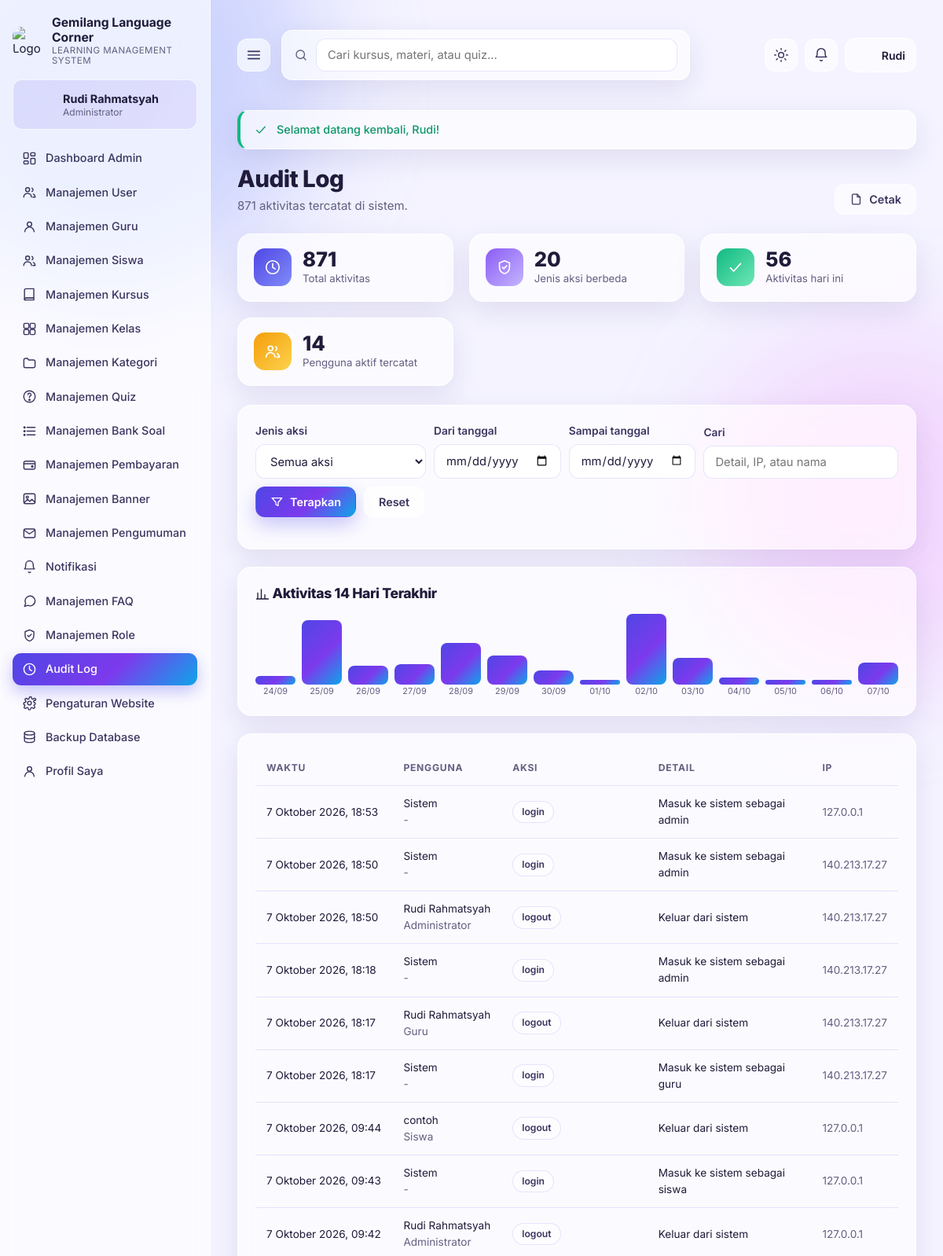
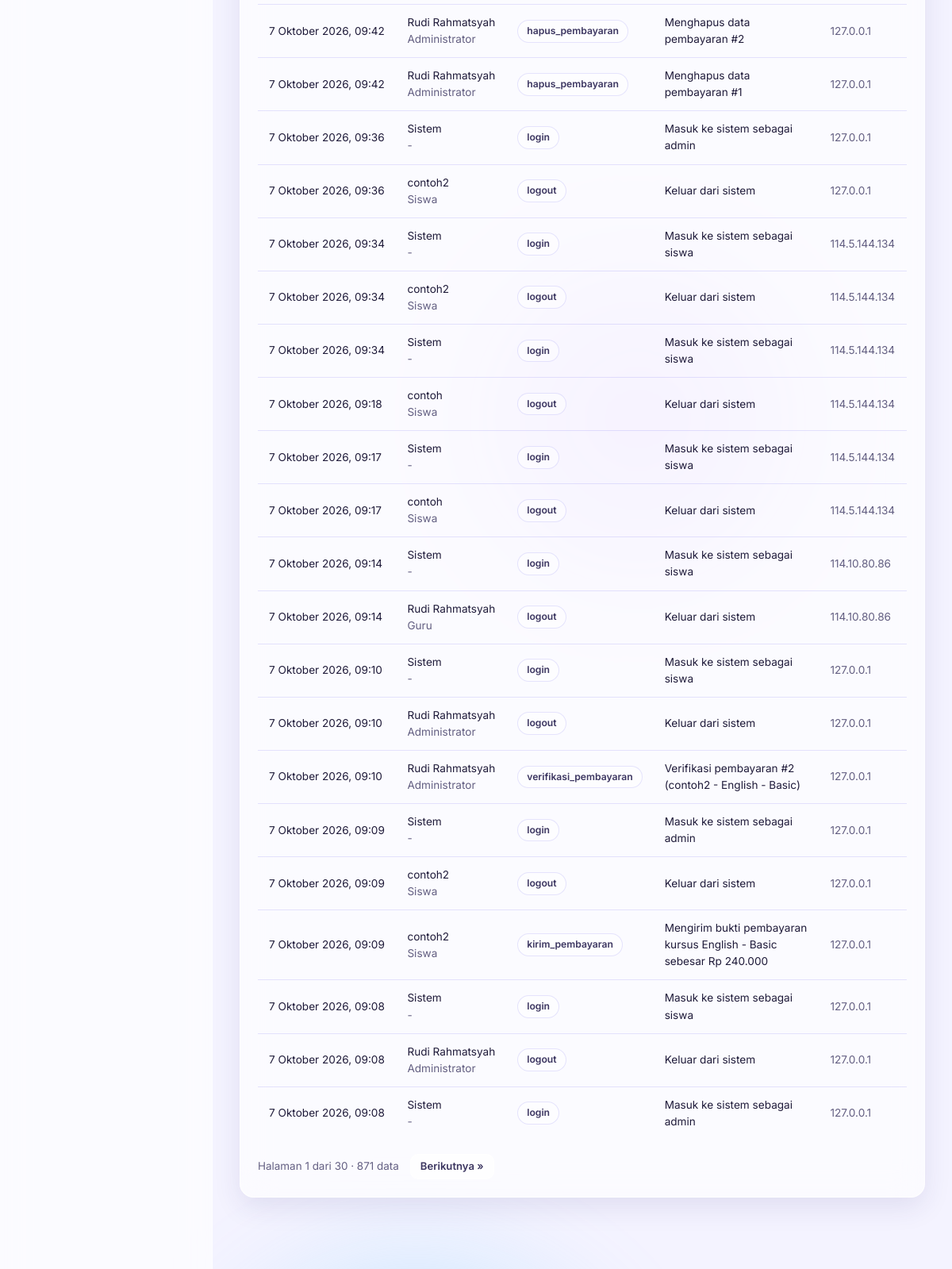
Screenshot of /admin-audit.php (signed in, upper part) with the database file from the repository (2 pictures, top to bottom).
### tables this page shows
CREATE TABLE users (
            id INTEGER PRIMARY KEY AUTOINCREMENT,
            nama TEXT NOT NULL,
            username TEXT UNIQUE,
            email TEXT UNIQUE,
            password TEXT NOT NULL,
            role TEXT NOT NULL DEFAULT 'siswa',
            foto TEXT,
            telepon TEXT,
            alamat TEXT,
            bio TEXT,
            status TEXT NOT NULL DEFAULT 'aktif',
            last_login TEXT,
            created_at TEXT DEFAULT CURRENT_TIMESTAMP
        );

CREATE TABLE audit_logs (
            id INTEGER PRIMARY KEY AUTOINCREMENT,
            user_id INTEGER,
            aksi TEXT,
            detail TEXT,
            ip TEXT,
            created_at TEXT DEFAULT CURRENT_TIMESTAMP
        );

### includes/db.php (called while the page is built, shortened)
<?php
function lms_db_path()
{
    $dir = LMS_APP_DIR . '/data';
    $secretFile = $dir . '/.dbkey';
    $secret = is_file($secretFile) ? trim((string)@file_get_contents($secretFile)) : '';
    if ($secret === '') {
        $secret = 'lms-default-key';
    }
    $hashed = $dir . '/lms-' . substr(hash('sha256', $secret), 0, 16) . '.sqlite';
    if (!is_file($hashed)) {
        $kandidat = glob($dir . '/lms-*.sqlite') ?: [];
        $kandidat = array_values(array_filter($kandidat, function ($f) {
            return is_file($f);
        }));
        if ($kandidat) {
            usort($kandidat, function ($a, $b) {
                return filesize($b) <=> filesize($a);
            });
            return $kandidat[0];
        }
    }
    return $hashed;
}
function lms_guard_runtime_dirs()
{
    $targets = [
        LMS_APP_DIR . '/data' => true,
        LMS_APP_DIR . '/backups' => true,
    ];
    $up = LMS_APP_DIR . '/uploads';
}
function lms_cli_baca_saja()
{
    $env = getenv('LMS_DB_PATH');
    return (PHP_SAPI === 'cli' || PHP_SAPI === 'phpdbg') && ($env === false || $env === '');
}
function db()
{
    static $pdo = null;
    if ($pdo instanceof PDO) {
        return $pdo;
    }
    $bacaSaja = lms_cli_baca_saja();
    $dsn = $bacaSaja ? ('sqlite:file:' . lms_db_path() . '?mode=ro') : ('sqlite:' . lms_db_path());
    $pdo = new PDO($dsn, null, null, [
        PDO::ATTR_ERRMODE            => PDO::ERRMODE_EXCEPTION,
        PDO::ATTR_DEFAULT_FETCH_MODE => PDO::FETCH_ASSOC,
    ]);
    foreach ([
        'PRAGMA busy_timeout = 5000',
        'PRAGMA foreign_keys = ON',
    ] as $pragma) {
        try {
            $pdo->exec($pragma);
        } catch (Throwable $e) {
        }
    }
    if (!$bacaSaja) {
        try {
            $pdo->exec('PRAGMA journal_mode = WAL');
            $pdo->exec('PRAGMA synchronous = NORMAL');
        } catch (Throwable $e) {
        }
    }
    lms_bootstrap($pdo);
    return $pdo;
}
function lms_bootstrap(PDO $pdo)
{
    try {
        $row = $pdo->query("SELECT value FROM settings WHERE key = 'schema_version'")->fetch();
        if ($row && (int)$row['value'] === LMS_SCHEMA_VERSION) {
            return;
        }
    } catch (Throwable $e) {
    }
}

### admin-audit.php (the view, shortened to what this page needs)
<?php
require_once __DIR__ . '/includes/layout.php';
$u = require_login('admin');
$aksiF = get('aksi');
$userF = num('user');
$dari = get('dari');
$sampai = get('sampai');
$q = get('q');
$page = max(1, num('page', 1));
$where = ['1=1'];
$args = [];
$w = implode(' AND ', $where);
$cs = db()->prepare("SELECT COUNT(*) FROM audit_logs a LEFT JOIN users us ON us.id = a.user_id WHERE $w");
$cs->execute($args);
$p = paginate((int)$cs->fetchColumn(), 30, $page);
$st = db()->prepare("SELECT a.*, us.nama, us.role FROM audit_logs a LEFT JOIN users us ON us.id = a.user_id
    WHERE $w ORDER BY a.id DESC LIMIT {$p['per_page']} OFFSET {$p['offset']}");
$st->execute($args);
$rows = $st->fetchAll();
$jenisAksi = db()->query('SELECT aksi, COUNT(*) AS jml FROM audit_logs GROUP BY aksi ORDER BY jml DESC LIMIT 20')->fetchAll();
$perHari = db()->query("SELECT date(created_at) AS tgl, COUNT(*) AS jml FROM audit_logs WHERE created_at >= date('now','-13 days') GROUP BY tgl ORDER BY tgl")->fetchAll();
$maxHari = 1;
foreach ($perHari as $h) {
    $maxHari = max($maxHari, (int)$h['jml']);
}
$totalLog = (int)db()->query('SELECT COUNT(*) FROM audit_logs')->fetchColumn();
page_start('Audit Log', $totalLog . ' aktivitas tercatat di sistem.', [
    'actions' => '<button class="btn btn-ghost" data-print>' . icon('file', 17) . ' Cetak</button>',
]);
?>
<div class="grid cols-4 mb3">
  <div class="stat"><div class="stat-ic g1"><?= icon('clock', 22) ?></div><div><div class="stat-num"><?= $totalLog ?></div><div class="stat-lab">Total aktivitas</div></div></div>
  <div class="stat"><div class="stat-ic g2"><?= icon('shield', 22) ?></div><div><div class="stat-num"><?= count($jenisAksi) ?></div><div class="stat-lab">Jenis aksi berbeda</div></div></div>
  <div class="stat"><div class="stat-ic g5"><?= icon('check', 22) ?></div><div><div class="stat-num"><?= (int)db()->query("SELECT COUNT(*) FROM audit_logs WHERE date(created_at) = date('now')")->fetchColumn() ?></div><div class="stat-lab">Aktivitas hari ini</div></div></div>
  <div class="stat"><div class="stat-ic g4"><?= icon('users', 22) ?></div><div><div class="stat-num"><?= (int)db()->query('SELECT COUNT(DISTINCT user_id) FROM audit_logs')->fetchColumn() ?></div><div class="stat-lab">Pengguna aktif tercatat</div></div></div>
</div>
<div class="card">
  <form class="toolbar" method="get">
    <div class="form-group">
      <label>Jenis aksi</label>
      <select name="aksi" data-autosubmit>
        <option value="">Semua aksi</option>
      </select>
    </div>
    <div class="form-group"><label>Dari tanggal</label><input type="date" name="dari" value="<?= e($dari) ?>"></div>
    <div class="form-group"><label>Sampai tanggal</label><input type="date" name="sampai" value="<?= e($sampai) ?>"></div>
    <div class="form-group" style="flex:1;min-width:170px"><label>Cari</label><input type="search" name="q" value="<?= e($q) ?>" placeholder="Detail, IP, atau nama"></div>
    <button class="btn btn-primary" type="submit"><?= icon('filter', 17) ?> Terapkan</button>
    <a class="btn btn-ghost" href="admin-audit.php">Reset</a>
  </form>
</div>
<div class="card">
  <div class="card-head"><h3 class="mt0"><?= icon('chart', 18) ?> Aktivitas 14 Hari Terakhir</h3></div>
  <div class="row-gap" style="align-items:flex-end;gap:8px">
    <?php foreach ($perHari as $h): ?>
      <div style="text-align:center;flex:1;min-width:36px">
        <div style="height:<?= max(6, round((int)$h['jml'] / $maxHari * 90)) ?>px;background:var(--grad);border-radius:8px" title="<?= (int)$h['jml'] ?> aktivitas"></div>
        <div class="muted" style="font-size:.68rem"><?= date('d/m', strtotime($h['tgl'])) ?></div>
      </div>
    <?php endforeach; ?>
  </div>
</div>
<div class="card">
  <div class="table-wrap">
    <table class="data">
      <thead><tr><th>Waktu</th><th>Pengguna</th><th>Aksi</th><th>Detail</th><th>IP</th></tr></thead>
      <tbody>
      <?php foreach ($rows as $a): ?>
        <tr>
          <td class="small nowrap"><?= e(tgl_id($a['created_at'], true)) ?></td>
          <td class="small"><?= e($a['nama'] ?? 'Sistem') ?><div class="muted small"><?= e(role_label($a['role'] ?? '-')) ?></div></td>
          <td><span class="chip"><?= e($a['aksi']) ?></span></td>
          <td class="small"><?= e($a['detail']) ?></td>
          <td class="muted small"><?= e($a['ip']) ?></td>
        </tr>
      <?php endforeach; ?>
      </tbody>
    </table>
  </div>
  <?= pager_html($p, 'admin-audit.php?aksi=' . urlencode($aksiF) . '&user=' . $userF . '&dari=' . urlencode($dari) . '&sampai=' . urlencode($sampai) . '&q=' . urlencode($q)) ?>
</div>
<?php page_end(); ?>

### includes/layout.php (shortened to what this page needs)
<?php
require_once __DIR__ . '/helpers.php';
function nav_items($role)
{
    $siswa = [
        ['siswa-dashboard.php', 'Dashboard', 'dashboard'],
        ['kursus.php', 'Katalog Kursus', 'grid'],
        ['siswa-kursus.php', 'Kursus Saya', 'book'],
        ['siswa-pembayaran.php', 'Pembayaran', 'wallet'],
        ['siswa-nilai.php', 'Nilai & Riwayat', 'chart'],
        ['siswa-sertifikat.php', 'Sertifikat', 'award'],
        ['siswa-tugas.php', 'Tugas', 'clipboard'],
        ['siswa-kalender.php', 'Kalender Belajar', 'calendar'],
        ['siswa-forum.php', 'Forum Diskusi', 'chat'],
        ['siswa-bookmark.php', 'Bookmark Materi', 'bookmark'],
        ['siswa-offline.php', 'Materi Offline', 'download'],
        ['siswa-leaderboard.php', 'Ranking', 'trophy'],
        ['notifikasi.php', 'Notifikasi', 'bell'],
        ['siswa-profil.php', 'Profil Saya', 'user'],
    ];
    $guru = [
        ['guru-dashboard.php', 'Dashboard Guru', 'dashboard'],
        ['guru-kursus.php', 'Kelola Kursus', 'book'],
        ['guru-materi.php', 'Modul & Materi', 'layers'],
        ['guru-quiz.php', 'Quiz & Ujian', 'quiz'],
        ['guru-soal.php', 'Bank Soal', 'list'],
        ['guru-koreksi.php', 'Koreksi & Nilai', 'check'],
        ['guru-kelas.php', 'Kelola Kelas', 'grid'],
        ['guru-siswa.php', 'Kelola Siswa', 'users'],
        ['guru-progress.php', 'Progress Siswa', 'chart'],
        ['guru-absensi.php', 'Absensi', 'calendar'],
        ['guru-tugas.php', 'Tugas', 'clipboard'],
        ['guru-pengumuman.php', 'Pengumuman', 'mail'],
        ['notifikasi.php', 'Notifikasi', 'bell'],
        ['guru-forum.php', 'Forum & Diskusi', 'chat'],
        ['guru-statistik.php', 'Statistik Kelas', 'trophy'],
        ['siswa-profil.php', 'Profil Saya', 'user'],
    ];
    $admin = [
        ['admin-dashboard.php', 'Dashboard Admin', 'dashboard'],
        ['admin-users.php', 'Manajemen User', 'users'],
        ['admin-guru.php', 'Manajemen Guru', 'user'],
        ['admin-siswa.php', 'Manajemen Siswa', 'users'],
        ['admin-kursus.php', 'Manajemen Kursus', 'book'],
        ['admin-kelas.php', 'Manajemen Kelas', 'grid'],
        ['admin-kategori.php', 'Manajemen Kategori', 'folder'],
        ['admin-quiz.php', 'Manajemen Quiz', 'quiz'],
        ['admin-soal.php', 'Manajemen Bank Soal', 'list'],
        ['admin-pembayaran.php', 'Manajemen Pembayaran', 'wallet'],
        ['admin-sertifikat.php', 'Manajemen Sertifikat', 'award'],
        ['admin-banner.php', 'Manajemen Banner', 'image'],
        ['admin-pengumuman.php', 'Manajemen Pengumuman', 'mail'],
        ['notifikasi.php', 'Notifikasi', 'bell'],
        ['admin-faq.php', 'Manajemen FAQ', 'chat'],
        ['admin-role.php', 'Manajemen Role', 'shield'],
        ['admin-audit.php', 'Audit Log', 'clock'],
        ['admin-pengaturan.php', 'Pengaturan Website', 'settings'],
        ['admin-backup.php', 'Backup Database', 'database'],
        ['siswa-profil.php', 'Profil Saya', 'user'],
    ];
    if (!sertifikat_aktif()) {
        $siswa = array_values(array_filter($siswa, function ($i) {
            return $i[0] !== 'siswa-sertifikat.php';
        }));
        $admin = array_values(array_filter($admin, function ($i) {
            return $i[0] !== 'admin-sertifikat.php';
        }));
    }
    return $role === 'admin' ? $admin : ($role === 'guru' ? $guru : $siswa);
}
function current_page()
{
    return basename($_SERVER['PHP_SELF'] ?? 'index.php');
}
function asset_ver()
{
    static $ver = null;
    if ($ver === null) {
        $ver = (string)max(
            (int)@filemtime(__DIR__ . '/../assets/app.js'),
            (int)@filemtime(__DIR__ . '/../assets/app.css'),
            (int)@filemtime(__DIR__ . '/../assets/app-native.js')
        );
    }
    return $ver;
}
function page_start($title, $subtitle = '', $opts = [])
{
    $u = current_user();
    $site = setting('site_name', 'Marelan English Course');
    $assetVer = asset_ver();
    ?>
<!DOCTYPE html>
<html lang="id" data-theme="light">
<head>
<link rel="stylesheet" href="assets/app.css?v=<?= e($assetVer) ?>">
</head>
<body class="<?= $u ? 'has-sidebar' : 'is-public' ?>">
<div class="bg-orbs" aria-hidden="true"><span class="orb o1"></span><span class="orb o2"></span><span class="orb o3"></span><span class="orb o4"></span></div>
<?php
    if ($u) {
        lms_sidebar($u);
        echo '<main class="main">';
        lms_topbar($u, $title);
    } else {
        lms_public_nav($site);
        echo '<main class="main public-main">';
    }
    $fl = flash();
    if ($fl) {
        echo '<div class="flash-wrap">';
        foreach ($fl as $f) {
            echo '<div class="flash flash-' . e($f['type']) . '">' . icon($f['type'] === 'danger' ? 'x' : ($f['type'] === 'warning' ? 'bell' : 'check'), 18) . '<span>' . e($f['msg']) . '</span></div>';
        }
        echo '</div>';
    }
    if ($title && $u) {
        echo '<div class="page-head"><div><h1>' . e($title) . '</h1>';
        if ($subtitle) {
            echo '<p class="muted">' . e($subtitle) . '</p>';
        }
        echo '</div>';
        if (!empty($opts['actions'])) {
            echo '<div class="page-actions">' . $opts['actions'] . '</div>';
        }
        echo '</div>';
    }
}
    ?><!DOCTYPE html>
</html><?php
function lms_sidebar($u)
{
    $items = nav_items($u['role']);
    $cur = current_page();
    ?>
<aside class="sidebar" id="sidebar">
  <div class="brand">
    <a href="<?= $u['role'] === 'admin' ? 'admin-dashboard.php' : ($u['role'] === 'guru' ? 'guru-dashboard.php' : 'siswa-dashboard.php') ?>" class="brand-link">
      <?= site_logo(38) ?>
      <span class="brand-text">
        <strong><?= e(setting('site_name', 'Marelan English Course')) ?></strong>
        <small>Learning Management System</small>
      </span>
    </a>
  </div>
  <div class="sidebar-profile">
    <span class="avatar" <?= $u['foto'] ? 'style="background-image:url(' . e($u['foto']) . ')"' : '' ?>><?= $u['foto'] ? '' : e(strtoupper(mb_substr($u['nama'], 0, 1))) ?></span>
    <span class="sp-meta">
      <strong><?= e($u['nama']) ?></strong>
      <small><?= e(role_label($u['role'])) ?></small>
    </span>
  </div>
  <nav class="nav">
    <?php foreach ($items as $it): ?>
      <a class="nav-item <?= $cur === $it[0] ? 'active' : '' ?>" href="<?= e($it[0]) ?>"><?= icon($it[2], 19) ?><span><?= e($it[1]) ?></span></a>
    <?php endforeach; ?>
  </nav>
</aside>
<?php
}
function lms_topbar($u, $title)
{
    $unread = unread_notifications();
    ?>
<header class="topbar">
  <button class="icon-btn only-mobile" data-toggle-sidebar aria-label="Menu"><?= icon('menu', 22) ?></button>
  <form class="topsearch" action="search.php" method="get">
    <?= icon('search', 18) ?>
    <input type="search" name="q" placeholder="Cari kursus, materi, atau quiz..." value="<?= e(get('q')) ?>">
  </form>
  <div class="topbar-right">
    <button class="icon-btn" data-toggle-theme aria-label="Ganti tema"><?= icon('sun', 20, 'ic-sun') ?><?= icon('moon', 20, 'ic-moon') ?></button>
    <a class="icon-btn bell" href="notifikasi.php" aria-label="Notifikasi">
      <?= icon('bell', 20) ?><?php if ($unread > 0): ?><span class="dot"><?= $unread > 9 ? '9+' : $unread ?></span><?php endif; ?>
    </a>
    <div class="user-menu">
      <button class="user-btn" data-toggle-user>
        <span class="avatar sm" <?= $u['foto'] ? 'style="background-image:url(' . e($u['foto']) . ')"' : '' ?>><?= $u['foto'] ? '' : e(strtoupper(mb_substr($u['nama'], 0, 1))) ?></span>
        <span class="um-name"><?= e(explode(' ', $u['nama'])[0]) ?></span>
      </button>
    </div>
  </div>
</header>
<?php
}
    ?>
<?php
function page_end()
{
    ?>
</main>
</body>
</html>
<?php
}

### rows the page displays
users: nama "Rudi Rahmatsyah", role "Administrator", nama "Rudi"
audit_logs: created_at "7 Oktober 2026, 18:53", nama "Sistem", role "-", aksi "login", detail "Masuk ke sistem sebagai admin", ip "127.0.0.1"
audit_logs: created_at "7 Oktober 2026, 18:50", nama "Sistem", role "-", aksi "login", detail "Masuk ke sistem sebagai admin", ip "140.213.17.27"
audit_logs: created_at "7 Oktober 2026, 18:50", user.nama "Rudi Rahmatsyah", user.role "Administrator", aksi "logout", detail "Keluar dari sistem", ip "140.213.17.27"
audit_logs: created_at "7 Oktober 2026, 18:18", nama "Sistem", role "-", aksi "login", detail "Masuk ke sistem sebagai admin", ip "140.213.17.27"
audit_logs: created_at "7 Oktober 2026, 18:17", user.nama "Rudi Rahmatsyah", user.role "Guru", aksi "logout", detail "Keluar dari sistem", ip "140.213.17.27"
audit_logs: created_at "7 Oktober 2026, 18:17", nama "Sistem", role "-", aksi "login", detail "Masuk ke sistem sebagai guru", ip "140.213.17.27"
audit_logs: created_at "7 Oktober 2026, 09:44", user.nama "contoh", user.role "Siswa", aksi "logout", detail "Keluar dari sistem", ip "127.0.0.1"
audit_logs: created_at "7 Oktober 2026, 09:43", nama "Sistem", role "-", aksi "login", detail "Masuk ke sistem sebagai siswa", ip "127.0.0.1"
audit_logs: created_at "7 Oktober 2026, 09:42", user.nama "Rudi Rahmatsyah", user.role "Administrator", aksi "logout", detail "Keluar dari sistem", ip "127.0.0.1"
audit_logs: created_at "7 Oktober 2026, 09:42", user.nama "Rudi Rahmatsyah", user.role "Administrator", aksi "hapus_pembayaran", detail "Menghapus data pembayaran #2", ip "127.0.0.1"
audit_logs: created_at "7 Oktober 2026, 09:42", user.nama "Rudi Rahmatsyah", user.role "Administrator", aksi "hapus_pembayaran", detail "Menghapus data pembayaran #1", ip "127.0.0.1"
audit_logs: created_at "7 Oktober 2026, 09:36", nama "Sistem", role "-", aksi "login", detail "Masuk ke sistem sebagai admin", ip "127.0.0.1"
audit_logs: created_at "7 Oktober 2026, 09:36", user.nama "contoh2", user.role "Siswa", aksi "logout", detail "Keluar dari sistem", ip "127.0.0.1"
audit_logs: created_at "7 Oktober 2026, 09:34", nama "Sistem", role "-", aksi "login", detail "Masuk ke sistem sebagai siswa", ip "114.5.144.134"
audit_logs: created_at "7 Oktober 2026, 09:34", user.nama "contoh2", user.role "Siswa", aksi "logout", detail "Keluar dari sistem", ip "114.5.144.134"
audit_logs: created_at "7 Oktober 2026, 09:34", nama "Sistem", role "-", aksi "login", detail "Masuk ke sistem sebagai siswa", ip "114.5.144.134"
audit_logs: created_at "7 Oktober 2026, 09:18", user.nama "contoh", user.role "Siswa", aksi "logout", detail "Keluar dari sistem", ip "114.5.144.134"
audit_logs: created_at "7 Oktober 2026, 09:17", nama "Sistem", role "-", aksi "login", detail "Masuk ke sistem sebagai siswa", ip "114.5.144.134"
audit_logs: created_at "7 Oktober 2026, 09:17", user.nama "contoh", user.role "Siswa", aksi "logout", detail "Keluar dari sistem", ip "114.5.144.134"
audit_logs: created_at "7 Oktober 2026, 09:14", nama "Sistem", role "-", aksi "login", detail "Masuk ke sistem sebagai siswa", ip "114.10.80.86"
audit_logs: created_at "7 Oktober 2026, 09:14", user.nama "Rudi Rahmatsyah", user.role "Guru", aksi "logout", detail "Keluar dari sistem", ip "114.10.80.86"
audit_logs: created_at "7 Oktober 2026, 09:10", nama "Sistem", role "-", aksi "login", detail "Masuk ke sistem sebagai siswa", ip "127.0.0.1"
audit_logs: created_at "7 Oktober 2026, 09:10", user.nama "Rudi Rahmatsyah", user.role "Administrator", aksi "logout", detail "Keluar dari sistem", ip "127.0.0.1"
audit_logs: created_at "7 Oktober 2026, 09:10", user.nama "Rudi Rahmatsyah", user.role "Administrator", aksi "verifikasi_pembayaran", detail "Verifikasi pembayaran #2 (contoh2 - English - Basic)", ip "127.0.0.1"
audit_logs: created_at "7 Oktober 2026, 09:09", nama "Sistem", role "-", aksi "login", detail "Masuk ke sistem sebagai admin", ip "127.0.0.1"
audit_logs: created_at "7 Oktober 2026, 09:09", user.nama "contoh2", user.role "Siswa", aksi "logout", detail "Keluar dari sistem", ip "127.0.0.1"
audit_logs: created_at "7 Oktober 2026, 09:09", user.nama "contoh2", user.role "Siswa", aksi "kirim_pembayaran", detail "Mengirim bukti pembayaran kursus English - Basic sebesar Rp 240.000", ip "127.0.0.1"
audit_logs: created_at "7 Oktober 2026, 09:08", nama "Sistem", role "-", aksi "login", detail "Masuk ke sistem sebagai siswa", ip "127.0.0.1"
audit_logs: created_at "7 Oktober 2026, 09:08", user.nama "Rudi Rahmatsyah", user.role "Administrator", aksi "logout", detail "Keluar dari sistem", ip "127.0.0.1"
audit_logs: created_at "7 Oktober 2026, 09:08", nama "Sistem", role "-", aksi "login", detail "Masuk ke sistem sebagai admin", ip "127.0.0.1"

### other values shown
setting('site_name', 'Marelan English Course') "Gemilang Language Corner"
$it[1] "Dashboard Admin"
$it[1] "Manajemen User"
$it[1] "Manajemen Guru"
$it[1] "Manajemen Siswa"
$it[1] "Manajemen Kursus"
$it[1] "Manajemen Kelas"
$it[1] "Manajemen Kategori"
$it[1] "Manajemen Quiz"
$it[1] "Manajemen Bank Soal"
$it[1] "Manajemen Pembayaran"
$it[1] "Manajemen Banner"
$it[1] "Manajemen Pengumuman"
$it[1] "Notifikasi"
$it[1] "Manajemen FAQ"
